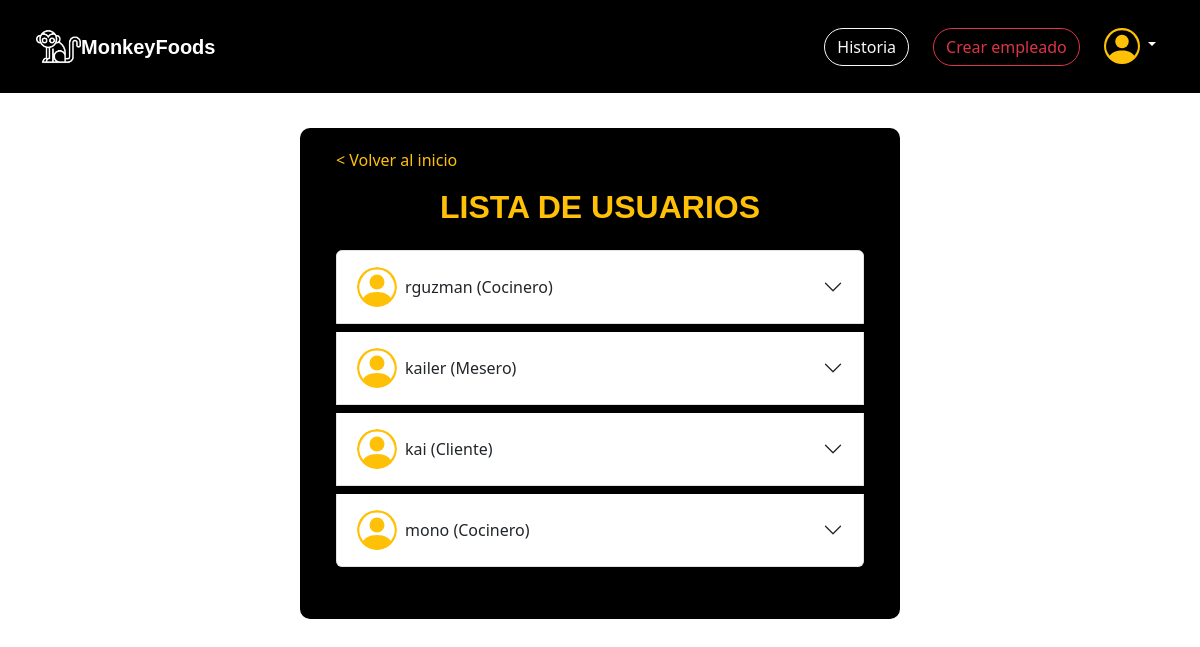
Page /perfil/admin-usuarios/ (signed in) on the committed database.
### apps/registrar/models.py (models this page shows, shortened)
class CustomUser(AbstractUser):
    ROL_CHOICES = (
        (1, 'Cliente'),
        (2, 'Mesero'),
        (3, 'Cocinero'),
        (4, 'Administrador'),
    )
    rol = models.PositiveSmallIntegerField(choices=ROL_CHOICES, default=1)
    foto_perfil = models.ImageField(upload_to='fotos_perfil/', blank=True, null=True)

### apps/perfil/views.py (the view)
# urls.py: path('admin-usuarios/', views.admin_usuarios, name='admin_usuarios'),
@login_required
@user_passes_test(es_admin)
def admin_usuarios(request):
    usuarios = CustomUser.objects.exclude(pk=request.user.pk)
    return render(request, 'perfil/admin_usuarios.html', {'usuarios': usuarios})

### apps/perfil/views.py (called while the page is built)
def es_admin(user):
    return user.is_authenticated and user.rol == 4

### apps/perfil/templates/perfil/admin_usuarios.html (shortened to what this page needs)
{% load static %}
<!DOCTYPE html>
<html lang="es">
<head>
    <link href="https://cdn.jsdelivr.net/npm/bootstrap@5.3.3/dist/css/bootstrap.min.css" rel="stylesheet"
>
    <link rel="stylesheet" href="https://cdn.jsdelivr.net/npm/bootstrap-icons@1.11.3/font/bootstrap-icons.min.css">
    <link rel="stylesheet" href="{% static 'perfil/css/styles.css' %}">
</head>
<body class="body-fondo">
    <nav class="navbar navbar-expand-lg bg-body-primary navbar-settings p-4">
        <div class="container-fluid">
            <a href="{% url 'index' %}">
                <img style="width: 45px; height: 45px;" src="{% static 'home/img/mono-blanco.png' %}" alt="marca">
                <a class="navbar-brand marca" href="{% url 'index' %}">MonkeyFoods</a>
            </a>
            <div class="collapse navbar-collapse" id="navbarSupportedContent">
                {% if request.user.is_authenticated %}
                <form class="d-flex gap-4" role="search">
                    <a href="{% url 'historia' %}">
                        <button class="btn btn-outline-light history" type="button">Historia</button>
                    </a>
                    {% if request.user.rol == 4 %}
                    <a href="{% url 'crear_empleado' %}">
                        <button class="btn btn-outline-danger history" type="button">Crear empleado</button>
                    </a>
                    {% endif %}
                    <div class="nav-item dropdown dropdown-perfil me-2">
                        <a class="nav-link dropdown-toggle" href="#" role="button" data-bs-toggle="dropdown">
                        </a>
                    </div>
                </form>
                {% endif %}
            </div>
        </div>
    </nav>
    {% block content %}
    <div class="form-container">
        <div class="container mb-4 px-3">
            <div class="text-start mb-3">
                <a href="{% url 'index' %}" class="boton-volver d-inline-block">
                    <p class="mb-0">&lt; Volver al inicio</p>
                </a>
            </div>
            <h2 class="text-center mb-4"
                style="font-family: 'Century Gothic', sans-serif; font-weight: bolder; color: #ffc107">
                LISTA DE USUARIOS
            </h2>
            <div class="accordion" id="accordionUsuarios">
                {% for u in usuarios %}
                <div class="accordion-item mb-2">
                    <h2 class="accordion-header" id="heading{{ u.id }}">
                        <button class="accordion-button collapsed d-flex flex-wrap align-items-center gap-2"
                            type="button" data-bs-toggle="collapse" data-bs-target="#collapse{{ u.id }}">
                            <span>{{ u.username }} ({{ u.get_rol_display }})</span>
                        </button>
                    </h2>
                </div>
                {% empty %}
                <p class="text-center text-muted fst-italic mt-4" style="font-size: 18px;">
                    No hay otros usuarios registrados.
                </p>
                {% endfor %}
            </div>
        </div>
    </div>
    {% endblock %}
</body>
</html>

### apps/perfil/static/perfil/css/styles.css (style rules this page uses)
html, body { max-width: 100%; overflow-x: hidden; }
.navbar-settings { background-color: black; border-bottom: 3px solid; color: white; }
.marca { color: white; font-weight: bold; text-align: right; background-size: 20%; font-family: "Century Gothic", sans-serif; }
.history { border-radius: 40px; }
.body-fondo { background-image: url(../img/fondo-perfil.jpg); background-size: cover; background-position: cover; background-repeat: no-repeat; background-attachment: fixed; }
.dropdown-perfil { min-width: auto; max-width: auto; width: auto; }
.form-container { max-width: 600px; width: 90%; display: grid; color: white; background-color: black; border-radius: 10px; padding: 20px; margin: 2rem auto; }

### apps/perfil/templates/perfil/admin_usuarios.html (style rules this page uses)
.boton-volver { text-decoration: none; color: #ffc107; }

### rows in the picture
CustomUser: username "rguzman", rol "Cocinero"
CustomUser: username "kailer", rol "Mesero"
CustomUser: username "kai", rol "Cliente"
CustomUser: username "mono", rol "Cocinero"
